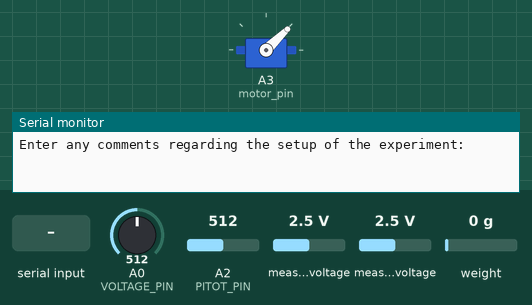
This sketch was run on a simulated Arduino Uno, built with avr-gcc and run on an emulated ATmega328P. Shown: servo, the last lines printed to the serial monitor. The test bench sets the inputs (shaded band); at power-on: weight on the scale 0 g, A2 (PITOT_PIN) = 512, A0 (VOLTAGE_PIN) = 512, measured voltage 2.5 V.

Above: at 2.5 s.
2.6 s: "90,45,200\n" received over Serial
5.1 s: "30,150,10\n" received over Serial
7.6 s: "y90\n" received over Serial
10.2 s: weight on the scale set to 4900 g
At 16.1 s:
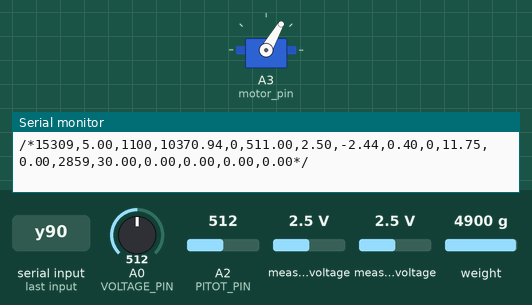
16.2 s: A2 (PITOT_PIN) set to 219
17.7 s: A2 (PITOT_PIN) set to 189
At 25.2 s:
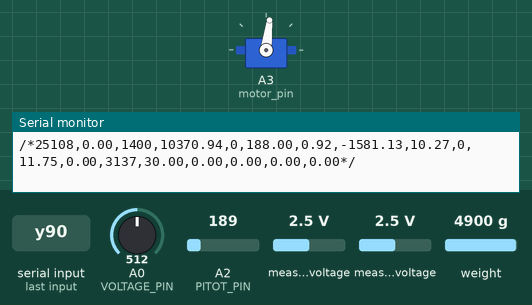
Timing chart, 0 to 26.2 s (numbered marks = the images above; inputs shaded):
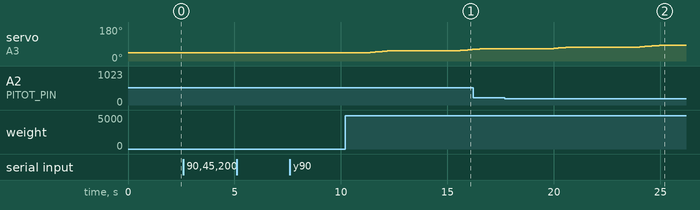

Measured:
- the behaviour switches between 206 and 205 on A2 (PITOT_PIN) (found by bisection; images 1 and 2)

The sketch:

efficiencyMap_NO_NRF.ino
```cpp
#include <SPI.h>
#include <SD.h>
#include <HX711.h>
#include <Servo.h>
#include <Adafruit_ADS1X15.h>

Adafruit_ADS1115 ads;  /* Use this for the 16-bit version */

HX711 scale;
File myFile;
Servo motor;

// Input Variables --------------
const byte chipSelect = 5;
const byte LOADCELL_DOUT_PIN = 9;
const byte LOADCELL_SCK_PIN = 11;
const byte PITOT_PIN = A2;
const byte motor_pin = A3;

const byte VOLTAGE_PIN = A0;

const byte RPM_PIN = 2;

const byte pitot_offset_times = 50; // how many times to test for offset at the beginning of the code
const byte pitot_readings_per_loop = 10;

#define SCALE_OFFSET (207762.2)
#define SCALE_SLOPE (192.0143)

#define MOTOR_LOOP_TIME_DEFAULT 3000
#define MOTOR_LOOP_TIME_FAST 1500
int motor_loop_time = MOTOR_LOOP_TIME_DEFAULT;

#define MEASURE_RPM_EVERY_DELTA_T 500
#define RPM_DELAY 1500
// --------------------

//Variables Needed
double pitot_offset = 0;  // offset if there is flow when starting pitot
double pitot_airspeed = 0;
double pitot_pressure = 0;
double pitot_adc_raw = 0;
double pitot_voltage = 0;
double air_density = 1;

int rpm_flag = 0; //flag used to spot when measuring rpm. If you dont want rpm -> rpm_flag = 0

int file_offset = 0;  // This is the file offset that will be appended to the filename.

double dyn_force = 0;

String comments = "";
unsigned long currentMillis = millis();
unsigned long int prev_time_interups = millis();
unsigned long prev_time = 0;
float wt_loop_freq = 0;  //wind tunnel arduino loop freq
int motor_speed = 1000;

int rpm = 0;
volatile float objects = 0;

float adc_voltage = 0.0;
float battery_voltage = 0.0;
// Floats for resistor values in divider (in ohms)
float R1 = 27900.0;
float R2 = 7350.0; //corrected from 7500 using the voltmeter device
float ref_voltage = 4.9; //4.965
int adc_value = 0;
int ads_exists = 1; //if 1 -> ads found connected

int16_t ads_shunt_raw;
double volts_shunt;
double current;

unsigned long prev_motor_time = 0;
unsigned long current_motor_delta_time = 0;
int ii = 2;

double air_speed_wt = 0;
double barom_pressure = 0;
double room_temp = 0;
double wt_pitot_delta_p = 0;


//Commands
byte serial_command = 'n';
byte command_measurements_input = 'n';

void setup() {

  // Open serial communications and wait for port to open:
  Serial.begin(9600); delay(1000);

  // Motor Configuration
  motor.attach(motor_pin);
  motor.writeMicroseconds(1000);
  delay(500);

  // RPM Config
  if (rpm_flag == 1){
	  attachInterrupt(digitalPinToInterrupt(2), count_rpm, FALLING);
	  delay(1000);
	  pinMode(RPM_PIN, INPUT);
  }

  // Getting time and date from user
  Serial.println("Enter any comments regarding the setup of the experiment: ");
  readCommentsTimeFromSerial();


  //Get air density from user
  readDensityFromSerial();


  //ADS Init
  ads.setGain(GAIN_SIXTEEN);  // 16x gain  +/- 0.256V  1 bit = 0.125mV  0.0078125mV
	if (!ads.begin()) {
    Serial.println("Failed to initialize ADS.");
  	ads_exists = 0;
  }


  // Scale Init
  scale.begin(LOADCELL_DOUT_PIN, LOADCELL_SCK_PIN);
  // scale.set_scale(192.0143);
  // scale.set_offset(207762.2);


  // PITOT BEGIN INITIALIZATION ----------------
  // We test for offset 10 times and we take the average offset
  for(int i=0; i < pitot_offset_times; ++i){
    pitot_offset += analogRead(PITOT_PIN) - (1023 / 2);
  }
  pitot_offset /= pitot_offset_times;


  // SD CARD INIT
  // sdCardInit();


  //Asking user for motor speed input
  // askForMotorSpeed();
  motor_speed = 1000;

  //Printing Status
  Serial.println("Format: ");
  Serial.println("Time[ms] / Loop Freq [Hz] / MotorSpeed [1000 - 2000] / Dyn_force [g] / RPM / Pitot_adc / Pitot_voltage [V]/ Pitot_pressure [Pa] / Pitot_speed [m/s] / RPM_flag / Battery_voltage [V]");

	int ii = 1;


}

void loop(){

	prev_time = millis();

	// If 'y' is typed in the Serial monitor then we should start getting measurements...
 	Serial.flush();
 	while(command_measurements_input != 'y') {
  	Serial.println("Start getting measurements?");
  	while (Serial.available() == 0) {
  	  // Wait for user input
  	}
		command_measurements_input = Serial.read();
		Serial.flush();

		prev_motor_time = millis();
		ii = 2;

		delay(200);
	}


	// MOTOR RUN ------------------------------------------

	if (ii > 12){ //12 -> 2000 //change down also
		ii = 0;
		motorSlowlyShutDown(100, 500); //Stop motor, 100 step size every 500ms
	}
	current_motor_delta_time = millis() - prev_motor_time;

	// if (motor_speed == 1400 || motor_speed == 1500){
	// 	motor_loop_time = 3000;
	// }
	// else if(motor_speed == 1800 || motor_speed == 2000){
	// 	motor_loop_time = 3000;
	// }
	// else {
	// 	motor_loop_time = 6000;
	// }
	motor_loop_time = MOTOR_LOOP_TIME_DEFAULT;

	//if we are still within the time period of one iteration...
	if (current_motor_delta_time <= motor_loop_time){
		motor.writeMicroseconds(motor_speed);
	}
	else {
		if (ii != 0){
			ii += 1; //increase motor speed by 100
			motorSpeedStepUp(100, 1, 10);
		}
		prev_motor_time = millis();
	}


	// -------------------------------------------------------

	//RPM Measurement
	if (rpm_flag == 1){
		startRPMMeasurements_everyDeltaT();
		// startRPMMeasurements_oncePerLoop();
	}
	// rpm_flag = 0;


	// Reading PITOT
	double v_read = 0;
	for (int i = 0; i < pitot_readings_per_loop; i++){
		v_read += analogRead(PITOT_PIN) - pitot_offset;
	}
	pitot_adc_raw = v_read/pitot_readings_per_loop;
	pitot_voltage = pitot_adc_raw / 1023 * 5;
	pitot_pressure = 1000 * (pitot_voltage - 2.5);  // [Pa]

	// if it reads above 512 we need to equate to a negative velocity
	if (v_read < 512)
	  pitot_airspeed = -sqrt(2 * abs(pitot_pressure) / air_density); //maybe we could simplify these operations
	else
	  pitot_airspeed = +sqrt(2 * abs(pitot_pressure) / air_density);


	//Reading CURRENT
	if (ads_exists == 1){
	  ads_shunt_raw = ads.readADC_Differential_0_1();
	  volts_shunt = ads.computeVolts(ads_shunt_raw);
	  current = volts_shunt * 50/0.075;  // I = V / R_shunt
	}


	// Reading SCALE
	// data.dyn_force = scale.get_units(); //faster than 330 Hz?
	if (scale.is_ready()){
		dyn_force = (scale.read() - SCALE_OFFSET)/(SCALE_SLOPE) + 735;
	}

	//Storing Freq
	wt_loop_freq = (float)(1000/(millis() - prev_time)); // Frequency [Hz]


	//READING BATTERY VOLTAGE
	adc_value = analogRead(VOLTAGE_PIN);  // Read the Analog Input
  adc_voltage  = (adc_value * ref_voltage) / 1024.0;  // Determine voltage at ADC input
  battery_voltage = adc_voltage*(R1+R2)/R2;  // Calculate voltage at divider input

	// Sending to Serial Studio
	serialStudioPrint();

	// Store data in SD card
	// storeDataSD();


	//Close measurements?
	if(Serial.available()) {
		serial_command = Serial.read();

		//Initializing Close Procedure
		if (serial_command == 'y'){
			serial_command = 'n';

			motor.writeMicroseconds(1000); // motor stop

			command_measurements_input = 'n';

			// command_measurements_input = 'n';
			Serial.println("Measurements Done");

			// myFile.close();
			// Serial.println("File: " + get_filename(file_offset) + " closed. Have fun :)");

			Serial.println("File Closed");


			//LOOP TO GET STUCK
			Serial.println("Begin another session?");
			Serial.flush();
			while(serial_command != 'y') {
				while (Serial.available() == 0) {
					// Wait for user input
				}
				serial_command = Serial.read();
				Serial.flush();

				//If 'r' is typed in the terminal before 'y' -> we want to measure rpm in the next run
				rpm_flag = (rpm_flag == 1)?1:((serial_command == 'r')?1:0);
			}
			serial_command = 'n';

			//Asking for motor speed input
			// askForMotorSpeed();
			motor_speed = 1000;


			//Printing Status
		  Serial.println("Format: ");
		  Serial.println("Time[ms] / Loop Freq [Hz] / MotorSpeed [1000 - 2000] / Dyn_force [g] / RPM / Pitot_adc / Pitot_voltage [V]/ Pitot_pressure [Pa] / Pitot_speed [m/s] / RPM_flag / Battery_voltage [V]");

		}
	}


}


// This function returns the correct filename
//of the measurements file given a certain offset.
String get_filename(int file_offset) {
  return "test" + String(file_offset) + ".csv";
}

void sdOpenFile(){
  // Find latest file offset for the filename
  while (SD.exists(get_filename(file_offset))) ++file_offset;

  // try opening the file...
  myFile = SD.open(get_filename(file_offset), FILE_WRITE);

  if (myFile)
    Serial.println("Measurements will be saved in file: " + get_filename(file_offset));
  else
    Serial.println("Something went wrong while trying to open the file" + get_filename(file_offset));
}

void readCommentsTimeFromSerial(){
	Serial.flush();
	while (Serial.available() == 0) {
		// Wait for user input
	}
	comments = Serial.readString();
	Serial.flush();
	Serial.println("---------------------");
	Serial.println(comments);
	Serial.println("---------------------");
	delay(1000);
}

void readDensityFromSerial(){
	float input = 0;

	Serial.println("Choose AIR DENSITY for the experiment:");
	Serial.println("http://meteo.ntua.gr/");
	Serial.println("https://www.calctool.org/atmospheric-thermodynamics/air-density");
	Serial.flush();
	while (Serial.available() == 0) {
		// Wait for user input
	}
	input = Serial.parseFloat();
	input = (double)(input);
	Serial.flush();
	Serial.println("---------------------");
	Serial.print("Air Density: "); Serial.println(input, 6);
	Serial.println("---------------------");
	delay(1000);

	air_density = input;

}

void readAirSpeedFromSerial(){
	float input = 0;

	Serial.println("Choose AIR Speed for the experiment:");
	Serial.flush();
	while (Serial.available() == 0) {
		// Wait for user input
	}
	input = Serial.parseFloat();
	input = (double)(input);
	Serial.flush();
	Serial.println("---------------------");
	Serial.print("Air Speed: "); Serial.println(input, 6);
	Serial.println("---------------------");
	delay(1000);

	air_speed_wt = input;

}

void readTempFromSerial(){
	float input = 0;

	Serial.println("Choose TEMPERATURE for the experiment:");
	Serial.flush();
	while (Serial.available() == 0) {
		// Wait for user input
	}
	input = Serial.parseFloat();
	input = (double)(input);
	Serial.flush();
	Serial.println("---------------------");
	Serial.print("Temperature: "); Serial.println(input, 6);
	Serial.println("---------------------");
	delay(1000);

	room_temp = input;

}

void readWTPitotDeltaPFromSerial(){
	float input = 0;

	Serial.println("Choose WindTunnel PITOT DELTA P for the experiment:");
	Serial.flush();
	while (Serial.available() == 0) {
		// Wait for user input
	}
	input = Serial.parseFloat();
	input = (double)(input);
	Serial.flush();
	Serial.println("---------------------");
	Serial.print("Delta P: "); Serial.println(input, 6);
	Serial.println("---------------------");
	delay(1000);

	wt_pitot_delta_p = input;

}

void readBarPressureFromSerial(){
	float input = 0;

	Serial.println("Choose BAROM PRESSURE for the experiment: [hPa]");
	Serial.flush();
	while (Serial.available() == 0) {
		// Wait for user input
	}
	input = Serial.parseFloat();
	input = (double)(input);
	Serial.flush();
	Serial.println("---------------------");
	Serial.print("Barom Pressure: "); Serial.println(input, 6);
	Serial.println("---------------------");
	delay(1000);

	barom_pressure = input;

}

void askForMotorSpeed(){
	int input = 0;
	while (input < 1000 || input > 2000){
		Serial.println("Input desired Motor Speed (eg. 1500): ");
		Serial.flush();
		while (Serial.available() == 0) {
			// Wait for user input
		}
		input = Serial.parseInt();
		Serial.flush();
		Serial.println("---------------------");
		Serial.print("Motor Speed: "); Serial.println(input);
		Serial.println("---------------------");
		delay(1000);
	}
	motor_speed = input;
}

void sdCardInit(){

	// SD CARD BEGIN INITIALIZATION ----------------
  Serial.println("Should I initialize the SD Card?");  // Once 'y' is typed in the Serial monitor the program should go on...

  Serial.flush();
  while (serial_command != 'y') {
    while (Serial.available() == 0) {
      // Wait for user input
    }

    serial_command = Serial.read();
    Serial.flush();
  }
  serial_command = 'n';
  delay(1000);

  Serial.println("Initializing SD card..."); //send message back too

  delay(200);

  if (!SD.begin()) {
    Serial.println("Initialization failed!"); //send message back too
    delay(1000);
    // return;
  }
  else {
  	Serial.println("Initialization done."); //send message back
  }
  delay(200);

  // sdOpenFile();
  // SD CARD END INITIALIZATION

}

void count_rpm() {
  ++objects;
}

//Measure RPM only every MEASURE_RPM_EVERY_DELTA_T
void startRPMMeasurements_everyDeltaT(){
	if (millis() - prev_time_interups >= MEASURE_RPM_EVERY_DELTA_T){
	  detachInterrupt(digitalPinToInterrupt(RPM_PIN));
	  rpm = objects/(millis() - prev_time_interups) * 60000;
		prev_time_interups = millis();
	  objects = 0;
	  attachInterrupt(digitalPinToInterrupt(RPM_PIN), count_rpm, FALLING);
	}
}

//Measure RPM once per loop
void startRPMMeasurements_oncePerLoop(){
	delay(RPM_DELAY);
  detachInterrupt(digitalPinToInterrupt(RPM_PIN));
  rpm = objects/(millis() - prev_time_interups) * 60000;
	prev_time_interups = millis();
  objects = 0;
  attachInterrupt(digitalPinToInterrupt(RPM_PIN), count_rpm, FALLING);
}


void serialStudioPrint(){
	Serial.print("/*"); // Format for Serial Studio
	Serial.print(millis());
	Serial.print(",");
	Serial.print(wt_loop_freq);  //Frequency of Wind Tunnel Arduino Loop[Hz]
	Serial.print(",");
	Serial.print(motor_speed);
	Serial.print(",");
	Serial.print(dyn_force); // Reading minus tare and divided by calibration parameter
	Serial.print(",");
	Serial.print(rpm);
	Serial.print(",");
	Serial.print(pitot_adc_raw);
	Serial.print(",");
	Serial.print(pitot_voltage);
	Serial.print(",");
	Serial.print(pitot_pressure);
	Serial.print(",");
	Serial.print(pitot_airspeed);
	Serial.print(",");
	Serial.print(rpm_flag?1:0);
	Serial.print(",");
	Serial.print(battery_voltage);
	Serial.print(",");
	Serial.print(current);
	Serial.print(",");
	Serial.print(current_motor_delta_time); //time running with the same speed
	Serial.print(",");
	Serial.print(air_density); //14
	Serial.print(",");
	Serial.print(room_temp); //15
	Serial.print(",");
	Serial.print(barom_pressure); //16
	Serial.print(",");
	Serial.print(wt_pitot_delta_p); //17
	Serial.print(",");
	Serial.print(air_speed_wt); //18
	Serial.print("*/\n");
}

void storeDataSD(){
	// Store data in SD card
  // firt we check that the file is open and working

  if (myFile) {
    myFile.print("/*"); // Format for Serial Studio
		myFile.print(millis());
		myFile.print(",");
		myFile.print(wt_loop_freq);  //Frequency of Wind Tunnel Arduino Loop[Hz]
		myFile.print(",");
		myFile.print(motor_speed);
		myFile.print(",");
		myFile.print(dyn_force); // Reading minus tare and divided by calibration parameter
		myFile.print(",");
		myFile.print(rpm);
		myFile.print(",");
		myFile.print(pitot_adc_raw);
		myFile.print(",");
		myFile.print(pitot_voltage);
		myFile.print(",");
		myFile.print(pitot_pressure);
		myFile.print(",");
		myFile.print(pitot_airspeed);
		myFile.print(",");
		myFile.print(rpm_flag?1:0);
		myFile.print(",");
		myFile.print(battery_voltage);
		myFile.print(",");
		myFile.print(current);
		myFile.print(",");
		myFile.print(current_motor_delta_time); //time running with the same speed
		myFile.print(",");
		myFile.print(air_density); //14
		myFile.print(",");
		myFile.print(room_temp); //15
		myFile.print(",");
		myFile.print(barom_pressure); //16
		myFile.print(",");
		myFile.print(wt_pitot_delta_p); //17
		myFile.print(",");
		myFile.print(air_speed_wt); //18
		myFile.print("*/\n");
		myFile.print("*/\n");
  } else {
    Serial.println("There seems to be an error with the SD File" + get_filename(file_offset));
  }

}

// Step up motor speed 10% (step_goal / 10) by 0.1% (step size / 10) every 10ms (step_size_duration) -> 1sec
void motorSpeedStepUp(int step_goal, int step_size, int step_size_duration){
	unsigned long time1 = millis();
	int motor_speed_init = motor_speed;
	motor.writeMicroseconds(motor_speed);

	while (motor_speed < motor_speed_init + step_goal){
		if (millis() - time1 > step_size_duration){
			time1 = millis();
			motor_speed += step_size;
			motor.writeMicroseconds(motor_speed);
		}
	}

}

void motorSlowlyShutDown(int step_size, int step_size_duration){
	unsigned long time1 = millis();
	int motor_speed_init = motor_speed;
	motor.writeMicroseconds(motor_speed);

	while (motor_speed > 1000){
		if (millis() - time1 > step_size_duration){
			time1 = millis();
			motor_speed -= step_size;
			motor.writeMicroseconds(motor_speed);
		}
	}
}
```
